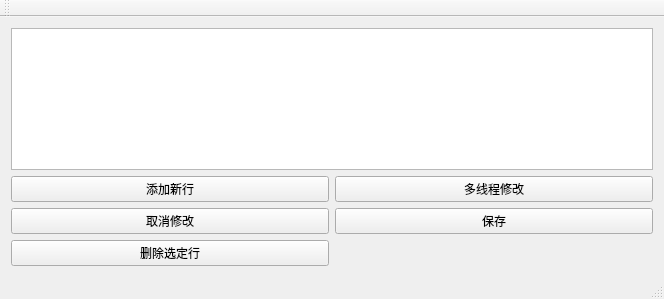
<?xml version="1.0" encoding="UTF-8"?>
<ui version="4.0">
 <class>MainWindow</class>
 <widget class="QMainWindow" name="MainWindow">
  <property name="geometry">
   <rect>
    <x>0</x>
    <y>0</y>
    <width>664</width>
    <height>299</height>
   </rect>
  </property>
  <property name="windowTitle">
   <string>MainWindow</string>
  </property>
  <widget class="QWidget" name="centralWidget">
   <layout class="QGridLayout" name="gridLayout">
    <item row="2" column="1">
     <widget class="QPushButton" name="pushButton_4">
      <property name="text">
       <string>保存</string>
      </property>
     </widget>
    </item>
    <item row="1" column="1">
     <widget class="QPushButton" name="pushButton_2">
      <property name="text">
       <string>多线程修改</string>
      </property>
     </widget>
    </item>
    <item row="0" column="0" colspan="2">
     <widget class="QTableView" name="tableView"/>
    </item>
    <item row="1" column="0">
     <widget class="QPushButton" name="pushButton">
      <property name="text">
       <string>添加新行</string>
      </property>
     </widget>
    </item>
    <item row="2" column="0">
     <widget class="QPushButton" name="pushButton_3">
      <property name="text">
       <string>取消修改</string>
      </property>
     </widget>
    </item>
    <item row="3" column="0">
     <widget class="QPushButton" name="pushButton_5">
      <property name="text">
       <string>删除选定行</string>
      </property>
     </widget>
    </item>
   </layout>
  </widget>
  <widget class="QMenuBar" name="menuBar">
   <property name="geometry">
    <rect>
     <x>0</x>
     <y>0</y>
     <width>664</width>
     <height>20</height>
    </rect>
   </property>
  </widget>
  <widget class="QToolBar" name="mainToolBar">
   <attribute name="toolBarArea">
    <enum>TopToolBarArea</enum>
   </attribute>
   <attribute name="toolBarBreak">
    <bool>false</bool>
   </attribute>
  </widget>
  <widget class="QStatusBar" name="statusBar"/>
 </widget>
 <layoutdefault spacing="6" margin="11"/>
 <resources/>
 <connections/>
</ui>
